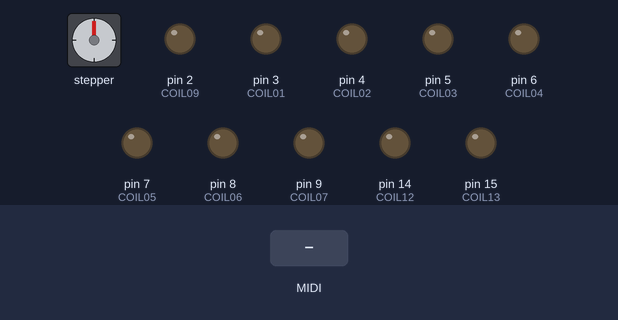
Bench run of a sketch on a simulated Arduino Mega 2560, built with avr-gcc and run on an emulated ATmega2560. On the bench: stepper motor, output pins drawn as LEDs (lit = HIGH). Wiring (inferred from the names in the program): stepper motor (200 steps per turn assumed): coils pin 10, pin 11, pin 12, pin 13. The inputs (shaded band) are chosen by the test bench. MIDI output is not drawn.

Above: at 1.2 s.
1.3 s: MIDI note 48 received
At 1.45 s:
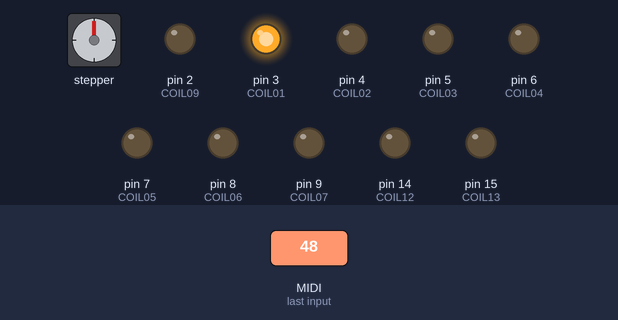
3.1 s: MIDI note 60 received
At 3.25 s:
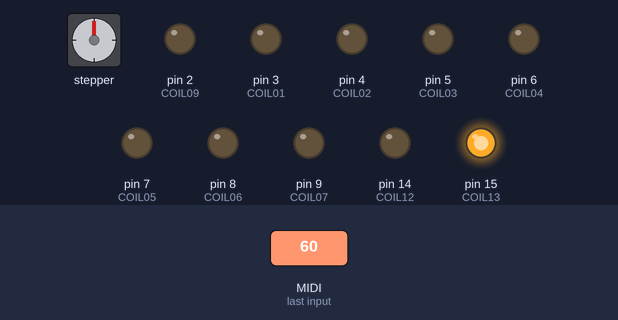
Timing chart, 0 to 6.1 s (numbered marks = the images above; inputs shaded):
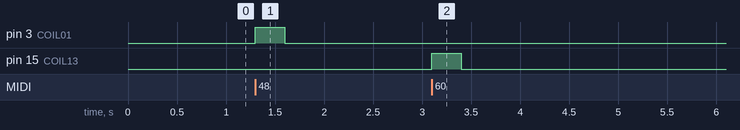

Measured:
- after the input at 1.3 s, pin 3 (COIL01): LOW → HIGH at once, → LOW 0.30 s later
- after the input at 3.1 s, pin 15 (COIL13): LOW → HIGH at once, → LOW 0.30 s later

The sketch:

Melodicas_04.ino
```cpp
//#include <Wire.h>
#include <MIDI.h>

struct CustomBaud : public midi::DefaultSettings{
    //static const long BaudRate = 31250; // Baud rate for midi
    static const long BaudRate = 115200; // Baud rate for midi
};

MIDI_CREATE_CUSTOM_INSTANCE(HardwareSerial, Serial, MIDI,CustomBaud ); // Serial1 on MEGA

int strenth = 0;

const int AIR = 11;
const int COIL01 = 3; // C
const int COIL02 = 4; // C#
const int COIL03 = 5; // D
const int COIL04 = 6; // D#
const int COIL05 = 7;
const int COIL06 = 8;
const int COIL07 = 9;
const int COIL08 = 10;
const int COIL09 = 2;
const int COIL10 = 12;
const int COIL11 = 13;
const int COIL12 = 14;
const int COIL13 = 15;

void setup()
{

    pinMode(AIR, OUTPUT);
    pinMode(COIL01, OUTPUT);
    pinMode(COIL02, OUTPUT);
    pinMode(COIL03, OUTPUT);
    pinMode(COIL04, OUTPUT);
    pinMode(COIL05, OUTPUT);
    pinMode(COIL06, OUTPUT);
    pinMode(COIL07, OUTPUT);
    pinMode(COIL08, OUTPUT);
    pinMode(COIL09, OUTPUT);
    pinMode(COIL10, OUTPUT);
    pinMode(COIL11, OUTPUT);
    pinMode(COIL12, OUTPUT);
        pinMode(COIL13, OUTPUT);

    MIDI.begin(2); // DECLARE MIDI2
    MIDI.turnThruOn();
    Serial.begin(115200);
    MIDI.setHandleNoteOn(HandleNoteOn);
   MIDI.setHandleNoteOff(HandleNoteOff);
   MIDI.setHandleControlChange(handleControlChange);
}

void loop()
{
 MIDI.read();
}

void HandleNoteOn (byte channel, byte number, byte velocity) { // ON MIDI NOTE ON DO

  //strenth = map(velocity, 0, 127, 200, 255); //35, seems to be the right value for putting all the coils on at velocity 127

  if (number == 48) {
  analogWrite(COIL01, 255);
  }
  if (number == 49) {
  analogWrite(COIL02, 255);
}

if (number == 50) {
  analogWrite(COIL03, 255);
}
if (number == 51) {
  analogWrite(COIL04, 255);
}
if (number == 52) {
  analogWrite(COIL05, 255);
}
if (number == 53) {
  analogWrite(COIL06, 255);
}
if (number == 54) {
  analogWrite(COIL07, 255);
}
if (number == 55) {
  analogWrite(COIL08, 255);
}
if (number == 56) {
  analogWrite(COIL09, 255);
}
if (number == 57) {
  analogWrite(COIL10, 255);
}
if (number == 58) {
  analogWrite(COIL11, 255);
}
if (number == 59) {
  analogWrite(COIL12, 255);
}
if (number == 60) {
  analogWrite(COIL13, 255);
}
}

void HandleNoteOff(byte channel, byte number, byte velocity) {

  if (number == 48) {
  analogWrite(COIL01, LOW);
  }
  if (number == 49) {
  analogWrite(COIL02, LOW);
}

if (number == 50) {
  analogWrite(COIL03, LOW);
}
if (number == 51) {
  analogWrite(COIL04, LOW);
}
if (number == 52) {
  analogWrite(COIL05, LOW);
}
if (number == 53) {
  analogWrite(COIL06, LOW);
}
if (number == 54) {
  analogWrite(COIL07, LOW);
}
if (number == 55) {
  analogWrite(COIL08, LOW);
}
if (number == 56) {
  analogWrite(COIL09, LOW);
}
if (number == 57) {
  analogWrite(COIL10, LOW);
}
if (number == 58) {
  analogWrite(COIL11, LOW);
}
if (number == 59) {
  analogWrite(COIL12, LOW);
}
if (number == 60) {
  analogWrite(COIL13, LOW);
}

}

void handleControlChange(byte channel, byte number, byte value){

if(number==1){
      int air = map(value,0,127,0,255);
      analogWrite(AIR, air);

  }
  }
```
